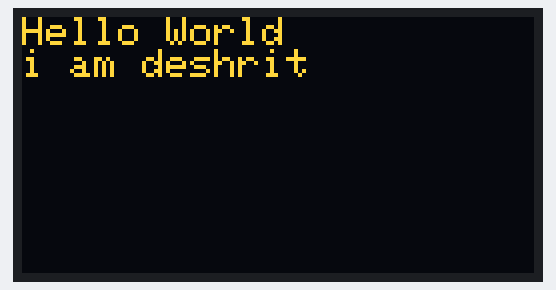
The sketch below on a simulated Arduino Uno, built with avr-gcc and run on an emulated ATmega328P. Shown: 128×64 one-colour display. The OLED is the two-colour kind (top 16 rows yellow); the display library's start-up logo is not drawn.

Above: at 2.1 s.

The sketch:

WRITE_OLED.ino
```cpp
#include<Wire.h>
#include<Adafruit_GFX.h>
#include<Adafruit_SSD1306.h>

#define SCREEN_ADDRESS 0x3C
#define SCREEN_WIDTH 128
#define SCREEN_HEIGHT 64
#define OLED_RESET 4

Adafruit_SSD1306 my_display(SCREEN_WIDTH, SCREEN_HEIGHT, &Wire, OLED_RESET);

void setup()
{
  if(!my_display.begin(SSD1306_SWITCHCAPVCC, SCREEN_ADDRESS))
    for(;;);

  my_display.display();
  delay(1000);
  my_display.clearDisplay();
  delay(1000);
}

void loop()
{
  my_display.clearDisplay();
  my_display.setTextSize(1);
  my_display.setCursor(0, 0);
  my_display.setTextColor(WHITE);
  my_display.println("Hello World");
  my_display.println("i am deshrit");
  my_display.display();

  delay(2000);
}
```
